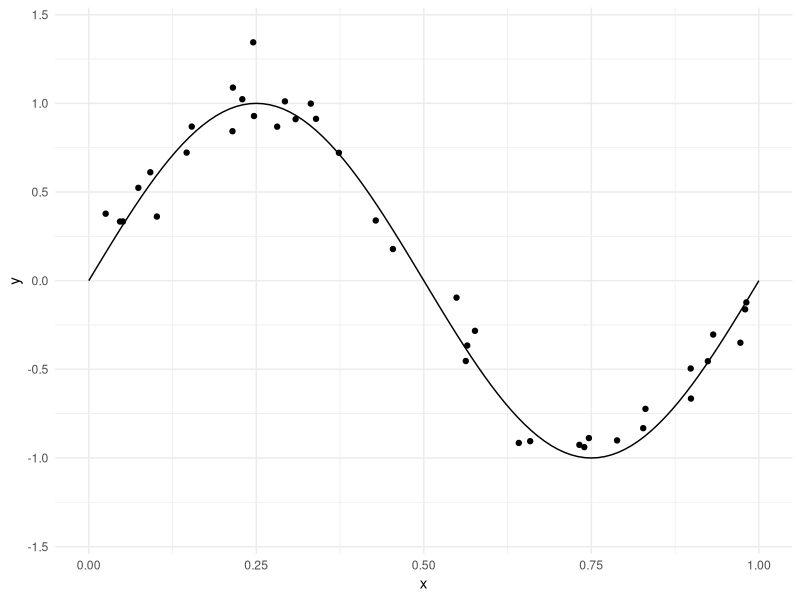
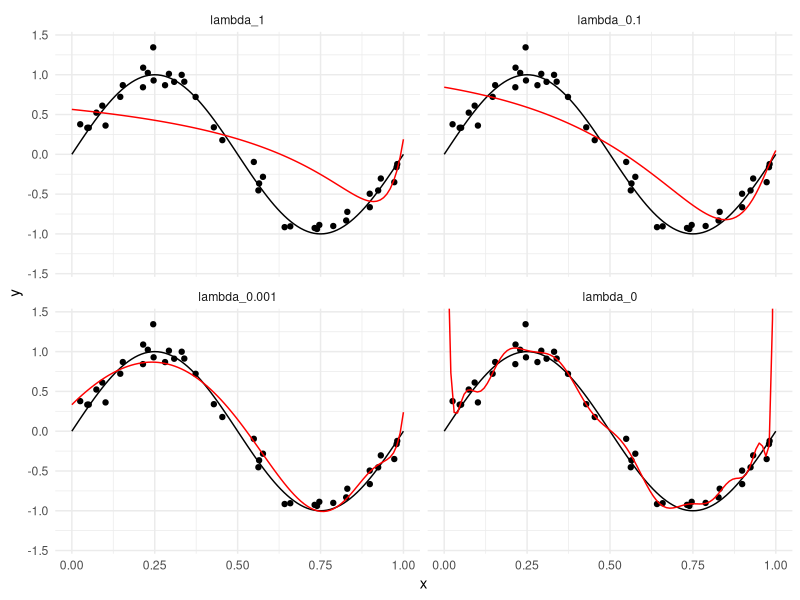
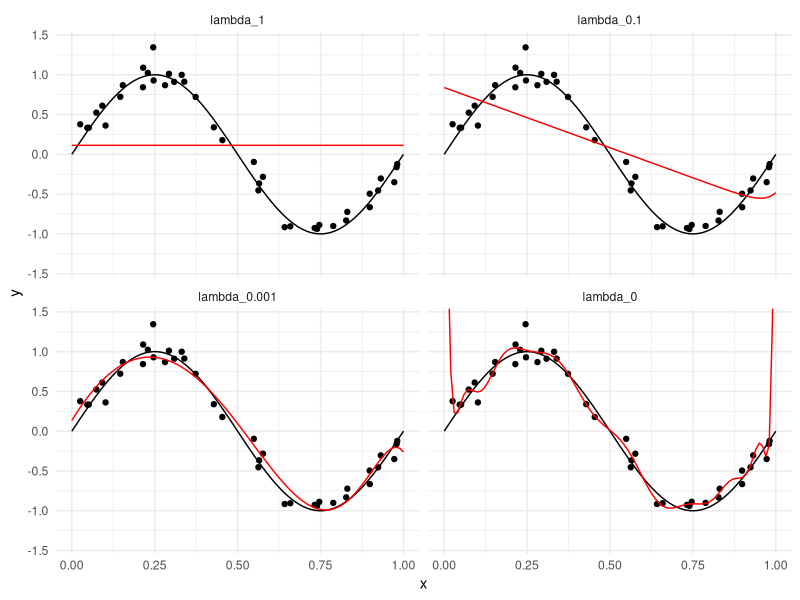

Recreate these plots in R, in order. (Note: this script raises an error after producing the figures.)
## ---- chunk 1
knitr::opts_chunk$set(echo = TRUE)
knitr::opts_chunk$set(message = FALSE)
# knitr::opts_knit$set(root.dir = '..')
knitr::opts_chunk$set(fig.height = 3, fig.width = 7)
knitr::opts_chunk$set(fig.pos='H')

library(data.table)
library(ggplot2)
library(magrittr)
library(glue)
library(purrr)
library(caret)
library(knitr)
library(glmnet)
## ---- chunk 2
set.seed(1337)
n <- 50
x <- runif(n, min = 0, max = 1)
e <- rnorm(n, 0, 0.1)
y <- sin(2*pi*x) + e

x_range <- seq(0,1,0.01)
f <- sin(2*pi*x_range)

data <- data.table(x = x, y = y)
data <- data[, constant := 1]

train_proportion <- 0.8
train_index <- sample(1:n, floor(n*train_proportion))

data_train <- data[train_index,]
data_test <- data[-train_index,]
data_range <- data.table(x = x_range, y = f)

p <- ggplot(data_train, aes(x, y)) +
    geom_point()  + 
    geom_line(data = data_range, aes(x, y)) +
    theme_minimal() +
    # xlim(0, 1) + ylim(-1.4, 1.4)
    coord_cartesian(xlim =c(0, 1), ylim = c(-1.4, 1.4))
p
## ---- chunk 3
MSE <- function(y, pred) {
    mean((y - pred)**2)
}

k <- c(0, 1, 5, 30)
train_control <- trainControl(method="cv", number=5)

mse_train <- list()
mse_test <- list()
mse_cross <- list()
aic <- list()
bic <- list()
for (i in k) {
    if (i == 0) {
       model <- lm(y ~ 1, data = data_train)
       model_caret <- train(y ~ constant, 
             data=data, 
             trControl=train_control, 
             method="lm", 
             tuneGrid  = expand.grid(intercept = FALSE) )
    } else {
        model <- lm(y ~ poly(x, i, raw = TRUE), data = data_train)
        formula <- as.formula(paste0("y ~ ", paste(paste0(paste0("I(x^",1:i),")"), collapse = " + ")))
        model_caret <- train(formula, 
               data=data, 
               trControl=train_control, 
               method="lm")
    }
    colname <- paste0("k_",i)
    data_train <- data_train[, eval(colname):=predict(model, newdata = data_train)]
    mse_train[[colname]] <-  MSE(data_train[, y], data_train[, get(colname)])
    data_test <- data_test[, eval(colname):=predict(model, newdata = data_test)]
    mse_test[[colname]] <-  MSE(data_test[, y], data_test[, get(colname)])
    mse_cross[[colname]] <-  model_caret$results$RMSE**2
    aic[[colname]] <-  AIC(model)
    bic[[colname]] <-  BIC(model)
}

evals <- cbind("train RMSE" = round(sqrt(unlist(mse_train)),2), "test RMSE" = round(sqrt(unlist(mse_test)),2), "CV RMSE" = round(sqrt(unlist(mse_cross)),2))

kable(evals)

## ---- chunk 4

lambda <- c(1,0.1,0.001)

model_formula <- as.formula("y ~ poly(x, 30, raw = TRUE)")
X <- model.matrix(model_formula, data = data_train)[,-1]
X_test <- model.matrix(model_formula, data = data_test)[,-1]
X_range <- model.matrix(model_formula, data = data_range)[,-1]

ridge.mod <- glmnet(X, data_train$y, alpha = 0, lambda = lambda)

for (l in lambda){
  colname = paste0("lambda_",l)
  ridge.pred <- predict(ridge.mod, s = l, newx =  X_range)
  data_range <- data_range[, eval(colname):= ridge.pred]
}

lm.mod <- lm(model_formula, data = data_train)
data_range <- data_range[, "lambda_0":=predict(lm.mod, newdata = data_range)]

data_range_long <- melt(data_range, id.vars = c("x", "y"))

p +
    geom_line(data = data_range_long, aes(x, value), color = "red") +
    facet_wrap(~variable)

## ---- chunk 5

lambda <- c(1,0.1,0.001)

lasso.mod <- glmnet(X, data_train$y, alpha = 1, lambda = lambda)

data_range <- data.table(x = x_range, y = f)
for (l in lambda){
  colname = paste0("lambda_",l)
  ridge.pred <- predict(lasso.mod, s = l, newx =  X_range)
  data_range <- data_range[, eval(colname):= ridge.pred]
}

lm.mod <- lm(model_formula, data = data_train)
data_range <- data_range[, "lambda_0":=predict(lm.mod, newdata = data_range)]

data_range_long <- melt(data_range, id.vars = c("x", "y"))

p +
    geom_line(data = data_range_long, aes(x, value), color = "red") +
    facet_wrap(~variable)

## ---- chunk 6
knitr::include_graphics("./figures/lasso_ridge.png")
## ---- chunk 7

ridge_best <- cv.glmnet(X, data_train$y, alpha = 0, lambda = seq(0.0005,0.1,by = 0.0005))
bestlam <- ridge_best$lambda.min

data_range <- data.table(x = x_range, y = f)
data_range <- data_range[, "ridge_best":=predict(ridge_best, s = bestlam, newx =  X_range)]
data_train <- data_train[, "ridge_best":=predict(ridge_best, s = bestlam, newx =  X)]
data_test <- data_test[, "ridge_best":=predict(ridge_best, s = bestlam, newx =  X_test)]

lasso_best <- cv.glmnet(X, data_train$y, alpha = 1, lambda = seq(0.0005,0.1,by = 0.0005))
bestlam <- lasso_best$lambda.min

data_range <- data_range[, "lasso_best":=predict(lasso_best, s = bestlam, newx =  X_range)]
data_train <- data_train[, "lasso_best":=predict(lasso_best, s = bestlam, newx =  X)]
data_test <- data_test[, "lasso_best":=predict(lasso_best, s = bestlam, newx =  X_test)]

data_range_long <- melt(data_range, id.vars = c("x", "y"))

p +
    geom_line(data = data_range_long, aes(x, value), color = "red") +
    facet_wrap(~variable)

## ---- chunk 8
for (model in c("ridge_best", "lasso_best")) {
  mse_train[[model]] <-  MSE(data_train[, y], data_train[, get(model)])
  mse_test[[model]] <-  MSE(data_test[, y], data_test[, get(model)])
  mse_cross[[model]] <-  min(get(model)$cvm)
  aic[[model]] <-  NA
  bic[[model]] <-  NA
}


evals <- cbind("train MSE" = unlist(mse_train), "test MSE" = unlist(mse_test), "CV MSE" = unlist(mse_cross))
kable(evals, digits = 2)
